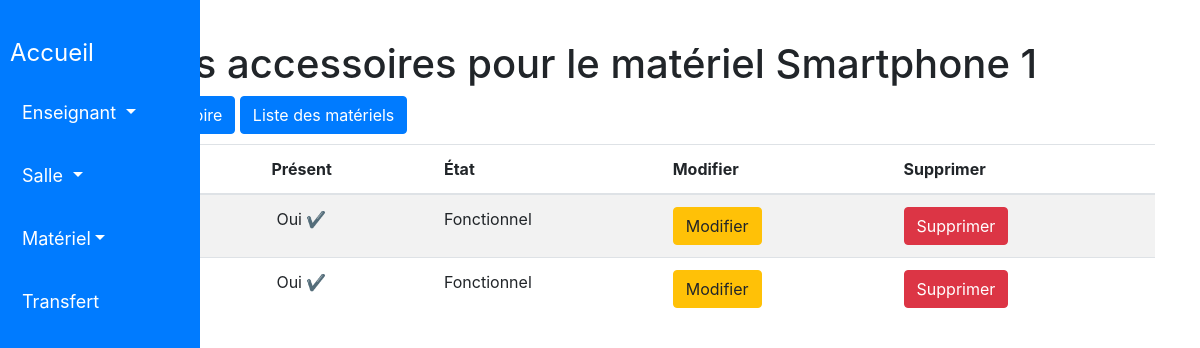
Before: /gestion_materiel/materiel/1/accessoires/ with the older database file.
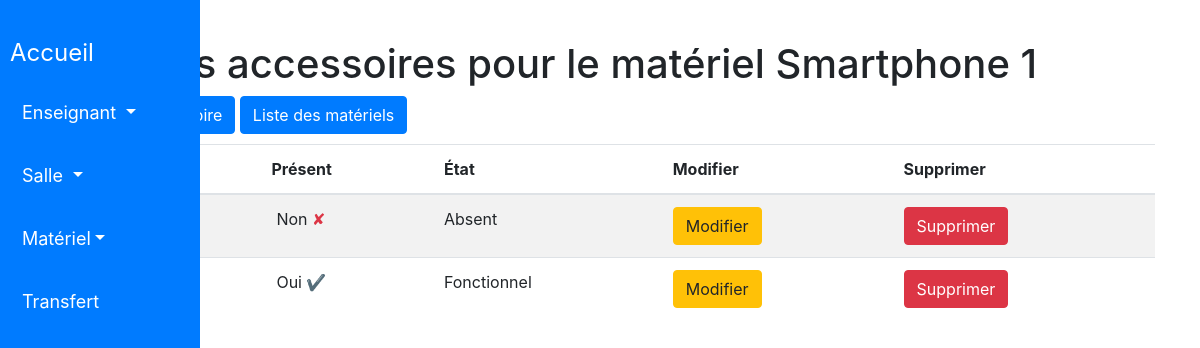
After: the same page with the newer database file.
### gestion_materiel/models.py (models this page shows)
class AccessoireMateriel(models.Model):
    material = models.ForeignKey(
        Materiel,
        on_delete=models.CASCADE,
        null=True
    )
    nom = models.CharField(
        max_length=100,
        blank = True
    )
    present = models.BooleanField(
        default=True
    )
    etat = models.CharField(
        max_length=100,
        blank=True,
        null=True
    )

### gestion_materiel/views.py (the view)
# urls.py: path('gestion_materiel/materiel/<int:materiel_id>/accessoires/', liste_accessoires, name='liste_accessoires'),
def liste_accessoires(request, materiel_id):
    materiel = Materiel.objects.get(id=materiel_id)
    accessoires = AccessoireMateriel.objects.filter(material=materiel)
    return render(request, 'gestion_materiel/materiel/accessoire/liste_accessoires.html', {'materiel': materiel, 'accessoires': accessoires})

### templates/gestion_materiel/materiel/accessoire/liste_accessoires.html (shortened to what this page needs)
<!DOCTYPE html>
<html>
<head>
</head>
<body>
    {% include 'gestion_materiel/includes/entete.html' %}
    <div class="container">
        <h1>Liste des accessoires pour le matériel {{ materiel.nom }}</h1>
        <a href="{% url 'ajouter_accessoire' materiel_id=materiel.id %}" class="btn btn-primary">Ajouter un accessoire</a>
        <a href="{% url 'liste_materiels'%}" class="btn btn-primary">Liste des matériels</a>
        <table class="table table-striped">
            <thead>
                <tr>
                    <th>Nom</th>
                    <th>Présent</th>
                    <th>État</th>
                    <th>Modifier</th>
                    <th>Supprimer</th>
                </tr>
            </thead>
            <tbody>
                {% for accessoire in accessoires %}
                    <tr>
                        <td>{{ accessoire.nom }}</td>
                        <td>
                            {% if accessoire.present %}
                                <span style="margin-left: 5px"> Oui </span><span class="text-success">&#10004;</span>
                            {% else %}
                                <span style="margin-left: 5px"> Non </span><span class="text-danger">&#10008;</span>
                            {% endif %}
                        </td>
                        <td>{{ accessoire.etat }}</td>
                        <td>
                            <a href="{% url 'modifier_accessoire' materiel_id=materiel.id accessoire_id=accessoire.id %}" class="btn btn-warning">Modifier</a>
                        </td>
                        <td>
                            <form method="post" action="{% url 'supprimer_accessoire' materiel_id=materiel.id accessoire_id=accessoire.id %}">
                                <button type="submit" class="btn btn-danger">Supprimer</button>
                            </form>
                        </td>
                    </tr>
                {% empty %}
                    <tr>
                        <td colspan="5">Aucun accessoire trouvé.</td>
                    </tr>
                {% endfor %}
            </tbody>
        </table>
    </div>
</body>
</html>

Changed rows visible on the page:
changed AccessoireMateriel: etat "Fonctionnel" → "Absent"; present "Oui ✔" → "Non ✘"
